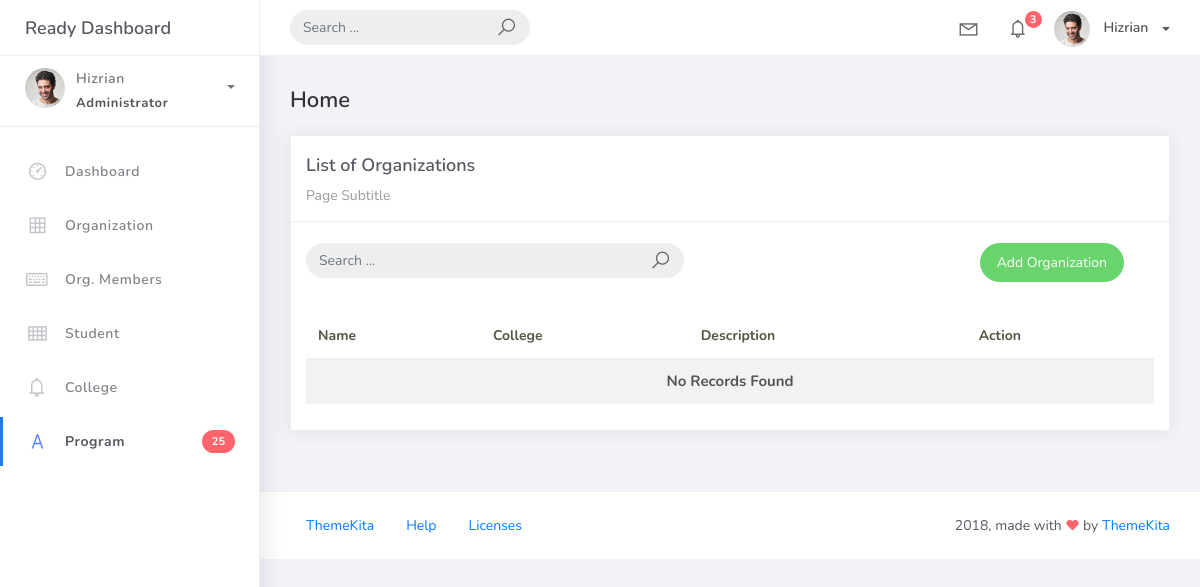
Before: /organization_list with the older database file.
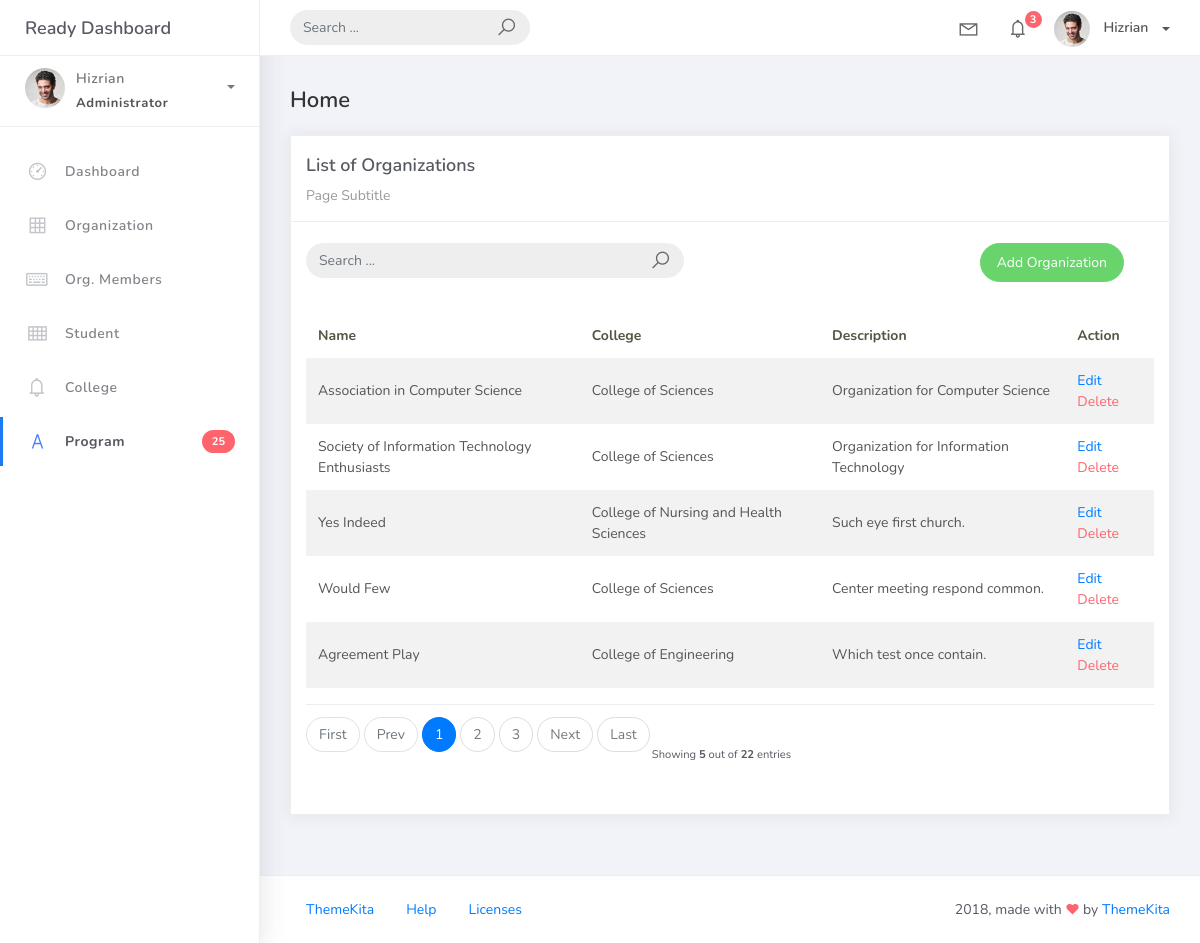
After: the same page with the newer database file.
### studentorg/models.py (models this page shows, shortened)
class BaseModel(models.Model):
	created_at = models.DateTimeField(auto_now_add=True, db_index=True)
	updated_at = models.DateTimeField(auto_now=True)
	class Meta:
		abstract = True

class Organization(BaseModel):
	name = models.CharField(max_length=250)
	college = models.ForeignKey(
		College, null=True, blank=True, on_delete=models.CASCADE)
	description = models.CharField(max_length=500)

class College(BaseModel):
	college_name = models.CharField(max_length=150)
	def __str__(self):
		return self.college_name

### studentorg/views.py (the view)
# urls.py: path('organization_list', OrganizationList.as_view(), name='organization-list'),
class OrganizationList(ListView):
    model = Organization
    context_object_name = 'organization'
    template_name = 'org_list.html'
    paginate_by = 5
    def get_queryset(self, *args, **kwargs):
        qs = super(OrganizationList, self).get_queryset(*args, **kwargs)
        if self.request.GET.get("q") != None:
            query = self.request.GET.get('q')
            qs = qs.filter(Q(name__icontains=query) |
                            Q(description__icontains=query))
        return qs

### templates/org_list.html (shortened to what this page needs)
{% extends 'base.html' %} {% load static %} {% block content %}
<div class="content">
    <div class="container-fluid">
        <h4 class="page-title">Home</h4>
        <div class="row">
            <div class="col-md-12">
                <div class="card">
                    <div class="card-header">
                        <div class="card-title">List of Organizations</div>
                        <div class="card-category">Page Subtitle</div>
                    </div>
                    <br />
                        <div class="col-md-12 row">
                            <div class="col-md-6">
                                <form class="navbar-left navbar-form nav-search mr-md-3" action=" { % url 'organization-list' % } ">
                                    <div class="input-group">
                                        <input type="text" placeholder="Search ..." class="form-control" name="q" />
                                        <div class="input-group-append">
                                        <span class="input-group-text">
                                            <i class="la la-search search-icon"></i>
                                        </span>
                                    </div>
                                </div>
                            </form>
                        </div>
                        <div class="col-md-6">
                            <div class="pull-right">
                                <a href="{% url 'organization-add' %}" class="btn btn-success btn-rounded">Add
                                Organization</a>
                            </div>
                        </div>
                    </div>
                    <div class="card-body">
                        <table class="table table-striped mt-3">
                            <thead>
                                <tr>
                                    <th scope="col">Name</th>
                                    <th scope="col">College</th>
                                    <th scope="col">Description</th>
                                    <th scope="col">Action</th>
                                </tr>
                            </thead>
                            <tbody>
                                {% for object in object_list %}
                                <tr>
                                    <td>{{ object.name }}</td>
                                    <td>{{ object.college }}</td>
                                    <td>{{ object.description }}</td>
                                    <td>
                                        <a href="organization_list/{{ object.id }}">Edit</a>
                                        <a href="organization_list/{{ object.id }}/delete" class="text-danger">Delete</a>
                                    </td>
                                    </tr>
                                    {% empty %}
                                    <tr>
                                        <td colspan="4" style="text-align: center">
                                            <p class="text-sm font-weight-bold mb-0">No Records Found</p>
                                        </td>
                                    </tr>
                                {% endfor %}
                            </tbody>
                        </table>
                        {% include 'includes/pagination.html' %}
                    </div>
                </div>
            </div>
        </div>
    </div>
</div>
{% endblock %}

### templates/base.html (shortened to what this page needs)
{% load static %}
<!DOCTYPE html>
<html>
<head>
	<link rel="stylesheet" href="{% static 'css/bootstrap.min.css' %}">
	<link rel="stylesheet" href="{% static 'css/ready.css' %}">
	<link rel="stylesheet" href="{% static 'css/demo.css' %}">
</head>
<body>
	<div class="wrapper">
		<div class="main-header">
			<div class="logo-header">
				<a href="{% url 'dashboard-chart' %}" class="logo">
					Ready Dashboard
				</a>
			</div>
			<nav class="navbar navbar-header navbar-expand-lg">
				<div class="container-fluid">
					<form class="navbar-left navbar-form nav-search mr-md-3" action="">
						<div class="input-group">
							<input type="text" placeholder="Search ..." class="form-control">
							<div class="input-group-append">
								<span class="input-group-text">
									<i class="la la-search search-icon"></i>
								</span>
							</div>
						</div>
					</form>
					<ul class="navbar-nav topbar-nav ml-md-auto align-items-center">
						<li class="nav-item dropdown hidden-caret">
							<a class="nav-link dropdown-toggle" href="#" id="navbarDropdown" role="button" data-toggle="dropdown" aria-haspopup="true" aria-expanded="false">
								<i class="la la-envelope"></i>
							</a>
						</li>
						<li class="nav-item dropdown hidden-caret">
							<a class="nav-link dropdown-toggle" href="#" id="navbarDropdown" role="button" data-toggle="dropdown" aria-haspopup="true" aria-expanded="false">
								<i class="la la-bell"></i>
								<span class="notification">3</span>
							</a>
						</li>
						<li class="nav-item dropdown">
							<a class="dropdown-toggle profile-pic" data-toggle="dropdown" href="#" aria-expanded="false"> <img src="{% static 'img/profile.jpg' %}" alt="user-img" width="36" class="img-circle"> <span >Hizrian</span> </a>
							</li>
						</ul>
					</div>
				</nav>
			</div>
			<div class="sidebar">
				<div class="scrollbar-inner sidebar-wrapper">
					<div class="user">
						<div class="photo">
							<img src="{% static 'img/profile.jpg' %}">
						</div>
						<div class="info">
							<a class="" data-toggle="collapse" href="#collapseExample" aria-expanded="true">
								<span>
									Hizrian
									<span class="user-level">Administrator</span>
									<span class="caret"></span>
								</span>
							</a>
						</div>
					</div>
					<ul class="nav">
						<li class="nav-item">
							<a href="{% url 'dashboard-chart' %}">
								<i class="la la-dashboard"></i>
								<p>Dashboard</p>
							</a>
						</li>
						<li class="nav-item">
								<a href="{% url 'organization-list' %}">
								<i class="la la-table"></i>
								<p>Organization</p>
							</a>
						</li>
						<li class="nav-item">
								<a href="{% url 'orgmember-list' %}">
								<i class="la la-keyboard-o"></i>
								<p>Org. Members</p>
							</a>
						</li>
						<li class="nav-item">
								<a href="{% url 'student-list' %}">
								<i class="la la-th"></i>
								<p>Student</p>
							</a>
						</li>
						<li class="nav-item">
								<a href="{% url 'college-list' %}">
								<i class="la la-bell"></i>
								<p>College</p>
							</a>
						</li>
						<li class="nav-item active">
								<a href="{% url 'program-list' %}">
								<i class="la la-font"></i>
								<p>Program</p>
								<span class="badge badge-danger">25</span>
							</a>
						</li>
					</ul>
				</div>
			</div>
			<div class="main-panel">
                    {% block content %}
                    {% endblock %}
				<footer class="footer">
					<div class="container-fluid">
						<nav class="pull-left">
							<ul class="nav">
								<li class="nav-item">
									<a class="nav-link" href="http://www.themekita.com">
										ThemeKita
									</a>
								</li>
								<li class="nav-item">
									<a class="nav-link" href="#">
										Help
									</a>
								</li>
								<li class="nav-item">
									<a class="nav-link" href="https://themewagon.com/license/#free-item">
										Licenses
									</a>
								</li>
							</ul>
						</nav>
						<div class="copyright ml-auto">
							2018, made with <i class="la la-heart heart text-danger"></i> by <a href="http://www.themekita.com">ThemeKita</a>
						</div>
					</div>
				</footer>
			</div>
		</div>
</body>
</html>

### templates/includes/pagination.html (shortened to what this page needs)
{% if is_paginated %}
<div class="card-footer px-0 border-0 d-flex flex-column flex-lg-row align-items-center justify-
content-between mt-3">
    <nav aria-label="Topics pagination" class="mb-4">
        <ul class="pagination">
            {% if page_obj.number > 1 %}
            <li class="page-item">
                <a class="page-link" href="?page=1">First</a>
            </li>
            {% else %}
            <li class="page-item disabled">
                <span class="page-link">First</span>
            </li>
            {% endif %} {% if page_obj.has_previous %}
            <li class="page-item">
                <a class="page-link" href="?page={{ page_obj.previous_page_number }}">Prev</a>
            </li>
            {% else %}
            <li class="page-item disabled">
                <span class="page-link">Prev</span>
            </li>
            {% endif %} {% for page_num in paginator.page_range %} {% if page_obj.number == page_num %}
            <li class="page-item active">
                <span class="page-link">
                    {{ page_num }}
                </span>
            </li>
            {% elif page_num > page_obj.number|add:'-3' and page_num < page_obj.number|add:'3' %}
            <li class="page-item">
                <a class="page-link" href="?page={{ page_num }}">{{ page_num }}</a>
            </li>
            {% endif %} {% endfor %} {% if page_obj.has_next %}
            <li class="page-item">
                <a class="page-link" href="?page={{ page_obj.next_page_number }}">Next</a>
            </li>
            {% else %}
            <li class="page-item disabled">
                <span class="page-link">Next</span>
            </li>
            {% endif %} {% if page_obj.number != paginator.num_pages %}
            <li class="page-item">
                <a class="page-link" href="?page={{ paginator.num_pages }}">Last</a>
            </li>
            {% else %}
            <li class="page-item disabled">
                <span class="page-link">Last</span>
            </li>
            {% endif %}
        </ul>
    </nav>
    <div class="fw-normal small mt-4 mt-lg-0">Showing <b>{{object_list.count}}</b> out of
<b>{{paginator.count}}</b> entries</div>
</div>
{% endif %}

Changed rows visible on the page:
added Organization: name "Association in Computer Science", college "College of Sciences", description "Organization for Computer Science"
added Organization: name "Society of Information Technology Enthusiasts", college "College of Sciences", description "Organization for Information Technology"
added Organization: name "Yes Indeed", college "College of Nursing and Health Sciences", description "Such eye first church."
added Organization: name "Would Few", college "College of Sciences", description "Center meeting respond common."
added Organization: name "Agreement Play", college "College of Engineering", description "Which test once contain."
Other visible differences:
{{ object_list.count }}: (not shown) → "5"
{{ paginator.count }}: (not shown) → "22"
text no longer shown: "No Records Found"
text now shown: "First Prev Next Last Showing out of entries"
new list line: "1"
new list line: "2"
new list line: "3"
